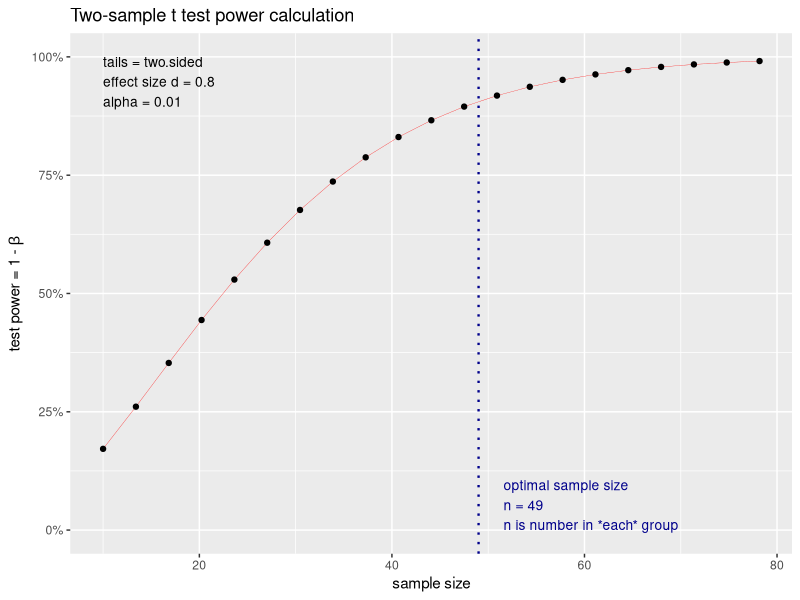

Here is the R script that generated this plot:
# Example using mobile phone usage while driving

# Comparing 2 samples (with and without phone)
# and comparing mean reaction times f both groups
# so we'll use a paired t-test

install.packages("pwr")
library(pwr)
power_information <- pwr.t.test(d=0.8, sig.level = 0.05, power = 0.90,
                                type = "two.sample", alternative = "two.sided")
power_information

# Results suggest that we need 34 participants in each group (34 with and 34 without phone) to have an
# effect sze of 0.8 with 90% certainty and no more than 5% chance of erronously concluding that a 
# difference exists when it doesn't.

power_information2 <- pwr.t.test(d=0.8, sig.level = 0.01, power = 0.90,
                                type = "two.sample", alternative = "two.sided")
power_information2

# Changing the significant lever to less than 1% means we need 48 people.

plot(power_information2)


# Cohen describes the effect size as "The degree to which the null hypothesis is false".

h_value <- ES.h(p1 = 0.75, p2 = 0.50)
heads_or_tails <- pwr.p.test(h = h_value, sig.level = 0.05, power = 0.90)
heads_or_tails

cohen.ES(test = "r", size = "medium")
cohen.ES(test = "r", size = "large")
cohen.ES(test = "r", size = "small")
